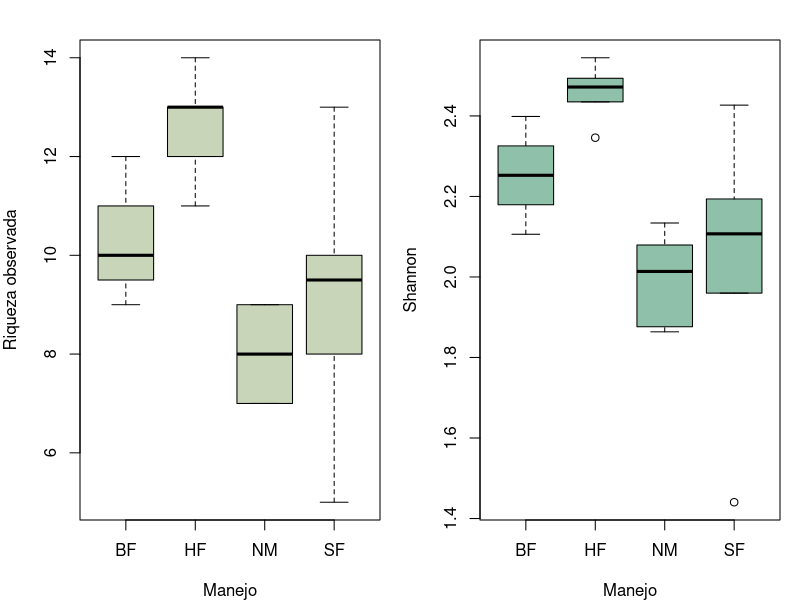
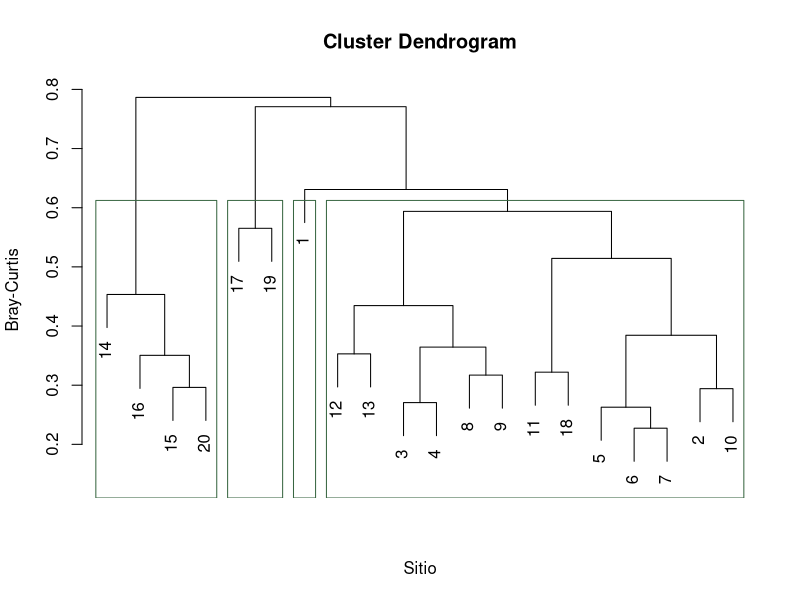
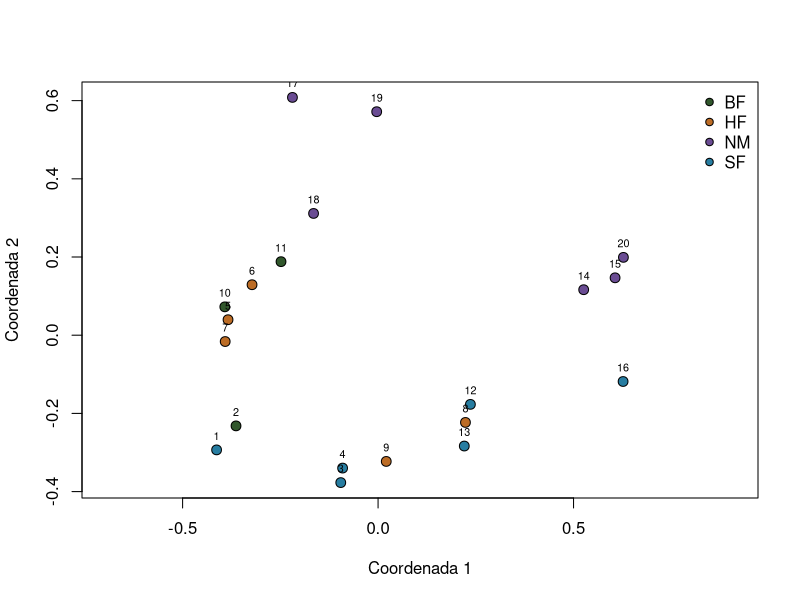

These charts were generated, in order, by the following R code:
## ---- chunk 1
#| label: ch11-datos
if (!requireNamespace("vegan", quietly = TRUE)) {
  stop("Este capítulo requiere el paquete 'vegan'.")
}
data("dune", package = "vegan")
data("dune.env", package = "vegan")

comm <- as.matrix(dune)
env <- dune.env
site_id <- rownames(comm)

audit <- c(
  sites = nrow(comm),
  taxa = ncol(comm),
  duplicated_sites = sum(duplicated(site_id)),
  missing_abundances = sum(is.na(comm)),
  negative_abundances = sum(comm < 0, na.rm = TRUE),
  empty_sites = sum(rowSums(comm, na.rm = TRUE) == 0),
  metadata_mismatch = as.integer(nrow(comm) != nrow(env))
)
audit
stopifnot(audit[c("duplicated_sites", "missing_abundances",
                  "negative_abundances", "empty_sites",
                  "metadata_mismatch")] == 0)
## ---- chunk 2
#| label: ch11-diversidad
richness <- vegan::specnumber(comm)
shannon <- vegan::diversity(comm, index = "shannon")
simpson_1_D <- vegan::diversity(comm, index = "simpson")
evenness <- ifelse(richness > 1, shannon / log(richness), NA_real_)

site_metrics <- data.frame(
  site = site_id,
  Management = env$Management,
  total_abundance = rowSums(comm),
  richness = richness,
  shannon = shannon,
  simpson_1_D = simpson_1_D,
  evenness = evenness
)
site_metrics
## ---- chunk 3
#| label: ch11-comprobacion-indices
manual_indices <- function(x) {
  p <- x[x > 0] / sum(x)
  S <- length(p)
  H <- -sum(p * log(p))
  c(richness = S, shannon = H, simpson_1_D = 1 - sum(p^2),
    evenness = if (S > 1) H / log(S) else NA_real_)
}
manual <- t(apply(comm, 1, manual_indices))
stopifnot(
  isTRUE(all.equal(unname(manual[, "richness"]), as.numeric(richness))),
  isTRUE(all.equal(unname(manual[, "shannon"]), unname(shannon))),
  isTRUE(all.equal(unname(manual[, "simpson_1_D"]), unname(simpson_1_D)))
)
round(manual[1:5, ], 3)
## ---- chunk 4
#| label: ch11-resumen-manejo
metric_names <- c("richness", "shannon", "simpson_1_D", "evenness")
management_summary <- do.call(rbind, lapply(split(site_metrics, site_metrics$Management),
  function(z) {
    data.frame(
      Management = as.character(z$Management[1]),
      n_sites = nrow(z),
      t(vapply(z[metric_names], function(x)
        c(mean = mean(x), sd = sd(x)), numeric(2)))
    )
  }))
management_summary
## ---- chunk 5
#| label: ch11-indices-figura
#| fig-cap: "Riqueza y diversidad de Shannon observadas por forma de manejo."
op <- par(mfrow = c(1, 2), mar = c(4, 4, 2, 1))
boxplot(richness ~ Management, data = site_metrics,
        xlab = "Manejo", ylab = "Riqueza observada", col = "#c8d5b9")
boxplot(shannon ~ Management, data = site_metrics,
        xlab = "Manejo", ylab = "Shannon", col = "#8fc0a9")
par(op)
## ---- chunk 6
#| label: ch11-distancias
jaccard <- vegan::vegdist(comm > 0, method = "jaccard", binary = TRUE)
bray <- vegan::vegdist(comm, method = "bray")

distance_summary <- data.frame(
  metric = c("Jaccard (presencia-ausencia)", "Bray-Curtis (abundancia)"),
  minimum = c(min(jaccard), min(bray)),
  median = c(median(jaccard), median(bray)),
  maximum = c(max(jaccard), max(bray))
)
distance_summary
## ---- chunk 7
#| label: ch11-clasificacion
#| fig-cap: "Clasificación de los sitios por enlace promedio y Bray-Curtis."
cluster_bray <- hclust(bray, method = "average")
plot(cluster_bray, xlab = "Sitio", sub = "", ylab = "Bray-Curtis")
rect.hclust(cluster_bray, k = 4, border = "#386641")
cluster_membership <- cutree(cluster_bray, k = 4)
table(cluster = cluster_membership, Management = env$Management)
## ---- chunk 8
#| label: ch11-ordenacion
#| fig-cap: "Coordenadas principales de Bray-Curtis; símbolos y colores representan manejo."
pcoa <- cmdscale(bray, k = 2, eig = TRUE, add = TRUE)
site_scores <- pcoa$points
management_levels <- levels(env$Management)
cols <- setNames(c("#31572c", "#bc6c25", "#6a4c93", "#277da1"),
                 management_levels)
plot(site_scores, asp = 1, pch = 21, cex = 1.3,
     bg = cols[env$Management], xlab = "Coordenada 1", ylab = "Coordenada 2")
text(site_scores, labels = site_id, pos = 3, cex = 0.65)
legend("topright", legend = management_levels, pt.bg = cols,
       pch = 21, bty = "n")
## ---- chunk 9
#| label: ch11-diagnostico-ordenacion
ordination_diagnostics <- c(
  positive_eigenvalues = sum(pcoa$eig > 0),
  negative_eigenvalues = sum(pcoa$eig < -sqrt(.Machine$double.eps)),
  first_two_positive_fraction = sum(pcoa$eig[1:2]) / sum(pcoa$eig[pcoa$eig > 0])
)
ordination_diagnostics
## ---- chunk 10
#| label: ch11-sensibilidad
cluster_jaccard <- cutree(hclust(jaccard, method = "average"), k = 4)
cluster_agreement <- mean(outer(cluster_membership, cluster_membership, "==") ==
                            outer(cluster_jaccard, cluster_jaccard, "=="))

bray_sqrt <- vegan::vegdist(sqrt(comm), method = "bray")
ordination_raw <- cmdscale(bray, k = 2, add = TRUE)$points
ordination_sqrt <- cmdscale(bray_sqrt, k = 2, add = TRUE)$points
ordination_distance_correlation <- cor(
  dist(ordination_raw), dist(ordination_sqrt)
)

sensitivity <- data.frame(
  comparison = c("Pares agrupados igual: Bray frente a Jaccard",
                 "Distancias en ordenación: abundancia frente a raíz"),
  agreement = c(cluster_agreement, ordination_distance_correlation)
)
sensitivity
